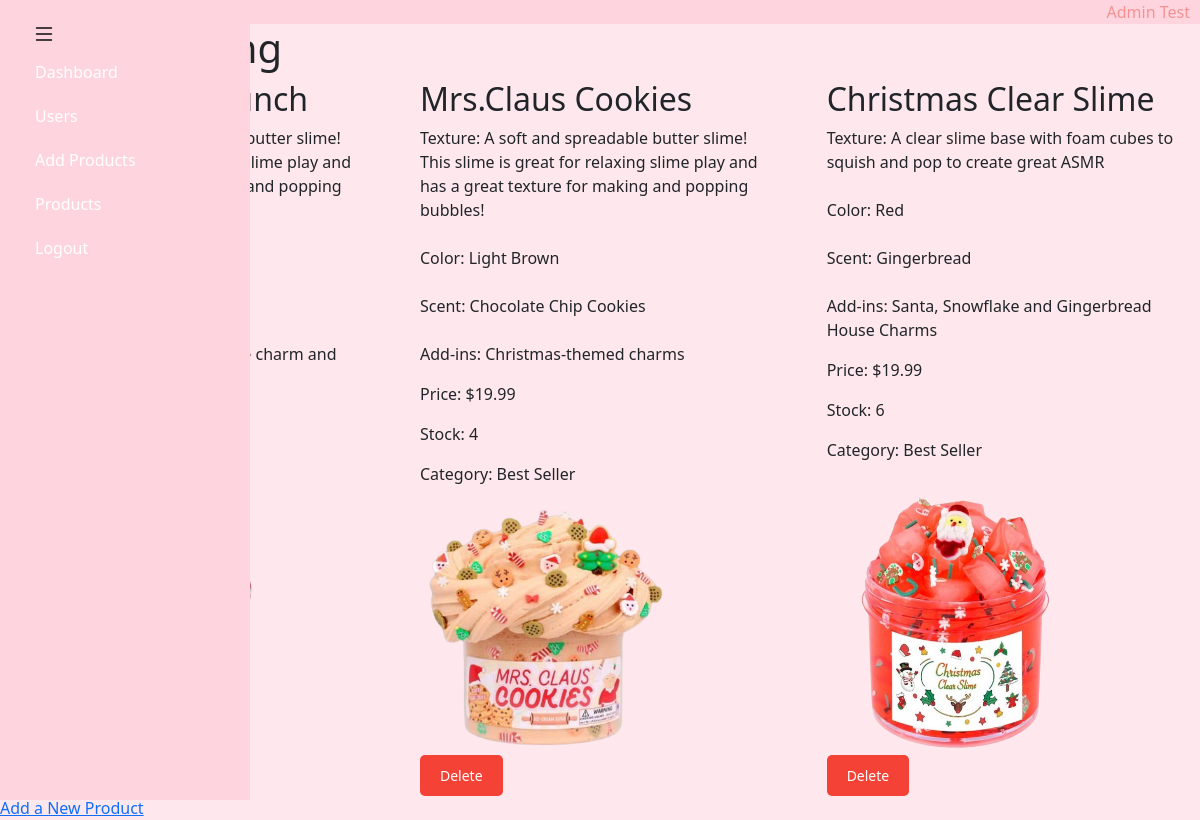
/admin/listing (signed in), run on an earlier commit of the app's database.
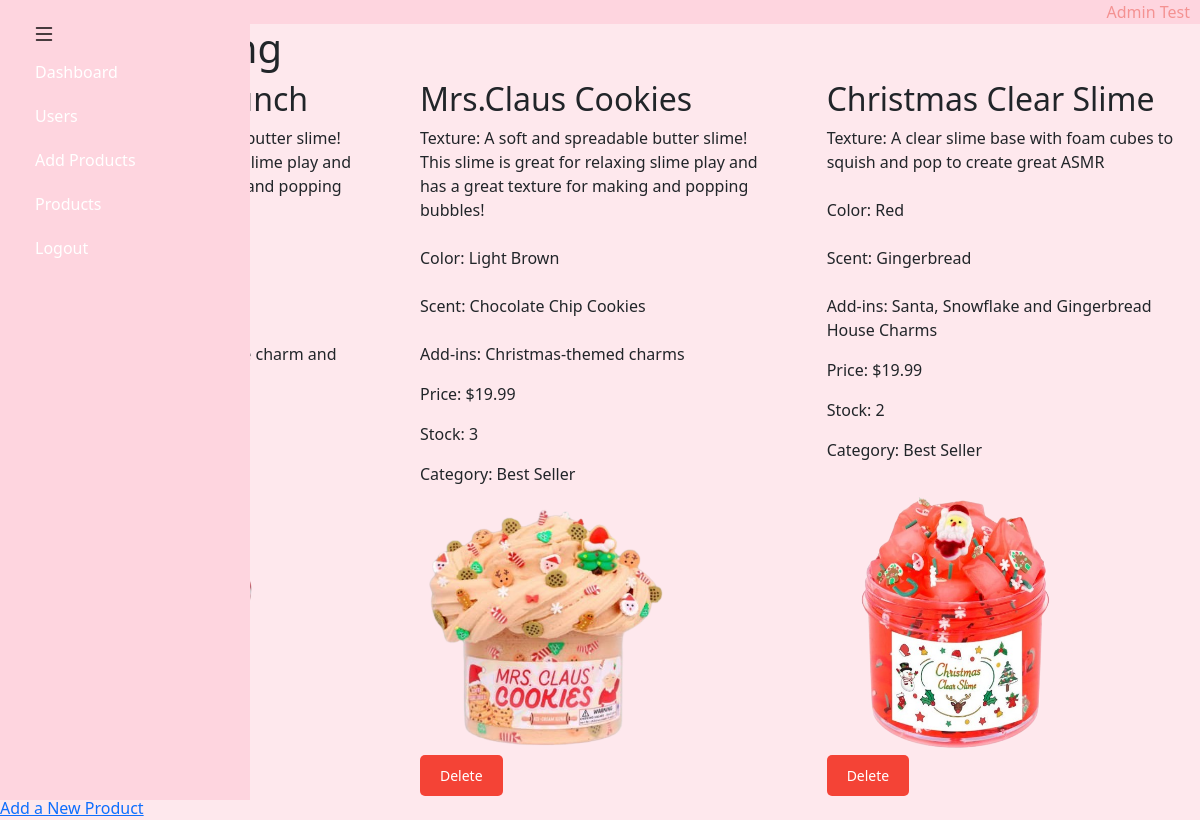
And on a later commit of the database.
### models.py (models this page shows)
class Product(db.Model):
    __tablename__ = 'products'  # Define table name in the database
    id = db.Column(db.Integer, primary_key=True)  # Primary key for product
    name = db.Column(db.String(100), nullable=False)  # Product name
    description = db.Column(db.Text, nullable=False)  # Detailed product description
    price = db.Column(db.Float, nullable=False)  # Product price
    stock = db.Column(db.Integer, nullable=False)  # Quantity available in stock
    image_url = db.Column(db.String(500))  # Store the image file path
    category = db.Column(db.String, nullable=False)  # Product category

### app.py (the view)
@app.route("/admin/listing")
@login_required
def admin_listing():
    if current_user.role != 'admin':
        return redirect("/")
    products = Product.query.all()  # Get all products
    return render_template("admin_listing.html", products=products)

### app.py (called while the page is built)
@login_manager.user_loader
def load_user(user_id):
    return User.query.get(int(user_id))

### models.py (called while the page is built)
    @property
    def full_name(self):
        return f"{self.first_name} {self.last_name}"

### templates/admin_listing.html (shortened to what this page needs)
{% extends 'admin_layout.html' %}
{% block body %}
    <h1>Product Listing</h1>
    <div class="product-list">
        {% for product in products %}
            <div class="admin_product">
                <h2>{{ product.name }}</h2>
                <p style="white-space: pre-line;">{{ product.description }}</p>
                <p>Price: ${{ product.price }}</p>
                <p>Stock: {{ product.stock }}</p>
                <p>Category: {{ product.category }}</p>
                <img src="{{ url_for('static', filename='images/' + product.image_url.split('/')[-1]) }}" alt="Product Image">
                <form method="POST" action="/admin/delete_product/{{ product.id }}" style="display:inline;">
                    <button type="submit" onclick="return confirm('Are you sure you want to delete this product?')" class="delete-button">Delete</button>
                </form>
            </div>
        {% else %}
            <p>No products available.</p>
        {% endfor %}
    </div>
    <a href="/admin/add_products">Add a New Product</a>
{% endblock %}

What changed in the data, as far as the page shows it:
changed Product "Mrs.Claus Cookies": stock "4" → "3"
changed Product "Christmas Clear Slime": stock "6" → "2"
